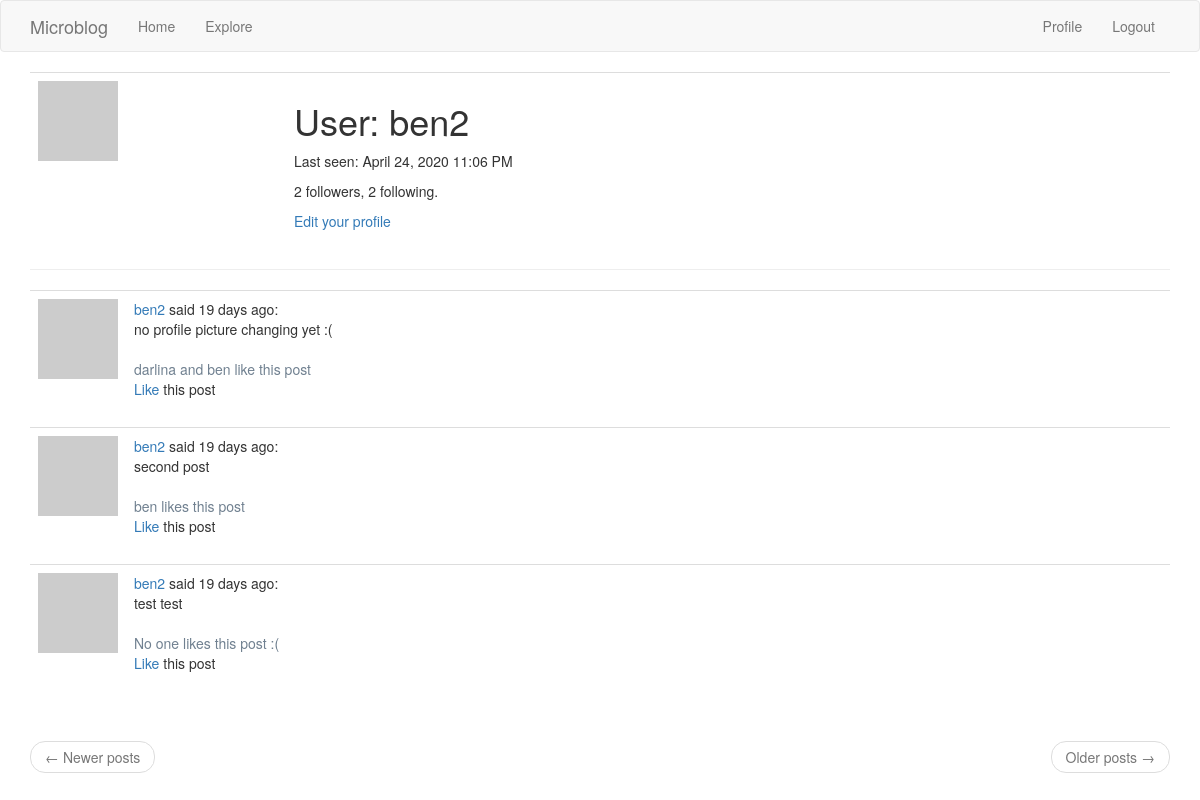
Page /user/ben2 (signed in) on the committed database.
### app/models.py (models this page shows, shortened)
class User(UserMixin, db.Model):
    id = db.Column(db.Integer, primary_key=True)
    username = db.Column(db.String(64), index=True, unique=True)
    email = db.Column(db.String(120), index=True, unique=True)
    password_hash = db.Column(db.String(128))
    posts = db.relationship('Post', backref='author', lazy='dynamic')
    about_me = db.Column(db.String(140))
    last_seen = db.Column(db.DateTime, default=datetime.utcnow)
    followed = db.relationship(
        'User', secondary=followers,
        primaryjoin=(followers.c.follower_id == id),
        secondaryjoin=(followers.c.followed_id == id),
        backref=db.backref('followers', lazy='dynamic'), lazy='dynamic')
    liked_posts = db.relationship(
        'Post', secondary=likers,
        primaryjoin=(likers.c.liker_id == id),
        backref='post_likers', lazy='dynamic')
    def is_liking(self, post):
        return self.liked_posts.filter(likers.c.post_id == post.id).count() > 0
    def avatar(self, size):
        digest = md5(self.email.lower().encode('utf-8')).hexdigest()
        return 'https://www.gravatar.com/avatar/{}?d=identicon&s={}'.format(digest, size)

class Post(db.Model):
    id = db.Column(db.Integer, primary_key=True)
    body = db.Column(db.String(140))
    timestamp = db.Column(db.DateTime, index=True, default=datetime.utcnow)
    user_id = db.Column(db.Integer, db.ForeignKey('user.id'))

### app/routes.py (the view)
@app.route('/user/<username>')
@login_required
def user(username):
    user = User.query.filter_by(username=username).first_or_404()
    page = request.args.get('page', 1, type=int)
    posts = user.posts.order_by(Post.timestamp.desc()).paginate(
        page, app.config['POSTS_PER_PAGE'], False)
    next_url = url_for('user', username=user.username, page=posts.next_num) \
        if posts.has_next else None
    prev_url = url_for('user', username=user.username, page=posts.prev_num) \
        if posts.has_prev else None
    return render_template('user.html', user=user, posts=posts.items,
                           next_url=next_url, prev_url=prev_url)

### app/models.py (called while the page is built)
@login.user_loader
def load_user(id):
    return User.query.get(int(id))

### app/routes.py (called while the page is built)
@app.before_request
def before_request():
    if current_user.is_authenticated:
        current_user.last_seen = datetime.utcnow()
        db.session.commit()

### app/templates/user.html (shortened to what this page needs)
{% extends 'base.html' %}
{% block app_content %}
    <table class="table table-hover">
        <tr valign='top'>
            <td width="256px"><img src='{{ user.avatar(256) }}'></td>
            <td valign='middle'>
                <h1>User: {{ user.username }}</h1>
                {% if user.last_seen %}<p>Last seen: {{ moment(user.last_seen).format('LLL') }}</p>{% endif %}
                <p>{{ user.followers.count() }} followers, {{ user.followed.count() }} following.</p>
                {% if user == current_user %}
                    <p><a href="{{ url_for('edit_profile') }}">Edit your profile</a></p>
                {% elif not current_user.is_following(user) %}
                    <p><a href="{{ url_for('follow', username=user.username) }}">Follow</a></p>
                {% else %}
                    <p><a href="{{ url_for('unfollow', username=user.username) }}">Unfollow</a></p>
                {% endif %}
            </td>
        </tr>
    </table>
    <hr>
    {% for post in posts %}
        {% include '_post.html' %}
    {% endfor %}
    <br>
    <nav aria-label="...">
        <ul class="pager">
            <li class="previous{% if not prev_url %} disabled{% endif %}">
                <a href="{{ prev_url or '#' }}">
                    <span aria-hidden="true">&larr;</span> Newer posts
                </a>
            </li>
            <li class="next{% if not next_url %} disabled{% endif %}">
                <a href="{{ next_url or '#' }}">
                    Older posts <span aria-hidden="true">&rarr;</span>
                </a>
            </li>
        </ul>
    </nav>
{% endblock %}

### app/templates/_post.html
<table class="table table-hover">
    <tr>
        <td width="58px">
            <a href="{{ url_for('user', username=post.author.username) }}">
                <img src="{{ post.author.avatar(58) }}" />
            </a>
        </td>
        <td>
            <a href="{{ url_for('user', username=post.author.username) }}">
                {{ post.author.username }}
            </a>
            said {{ moment(post.timestamp).fromNow() }}:
            <br>
            {{ post.body }}
            <br><br>
            <span style="color:slategray">
                {% if post.post_likers|length == 0 %}
                    No one
                {% endif %}
                {% for liker in post.post_likers %}
                    {% if post.post_likers|length == 1 %}
                        {{ liker.username }}
                    {% elif post.post_likers.index(liker) == (post.post_likers|length - 1) %}
                        and {{ liker.username }}
                    {% elif post.post_likers|length == 2 %}
                        {{ liker.username }}
                    {% else %}
                        {{ liker.username }},
                    {% endif %}
                {% endfor %}
                {% if post.post_likers|length == 1 %}
                    likes this post
                {% elif post.post_likers|length == 0 %}
                    likes this post :(
                {% else %}
                    like this post
                {% endif %}
            </span>
            <br>
            {% if current_user.is_liking(post) %}
                <a href="{{ url_for('unlike', post_id=post.id) }}">Unlike</a>
            {% else %}
                <a href="{{ url_for('like', post_id=post.id) }}">Like</a>
            {% endif %}
            this post
        </td>
    </tr>
</table>

### rows in the picture
User: username "ben2", last_seen "April 24, 2020 11:06 PM"
Post: author.username "ben2", timestamp "19 days ago", body "no profile picture changing yet :(", shows "like this post"
User: username "darlina"
User: username "ben"
Post: author.username "ben2", timestamp "19 days ago", body "second post", shows "likes this post"
Post: author.username "ben2", timestamp "19 days ago", body "test test", shows "No one", shows "likes this post :("

### other values in the picture
{{ user.followers.count() }} "2"
{{ user.followed.count() }} "2"
